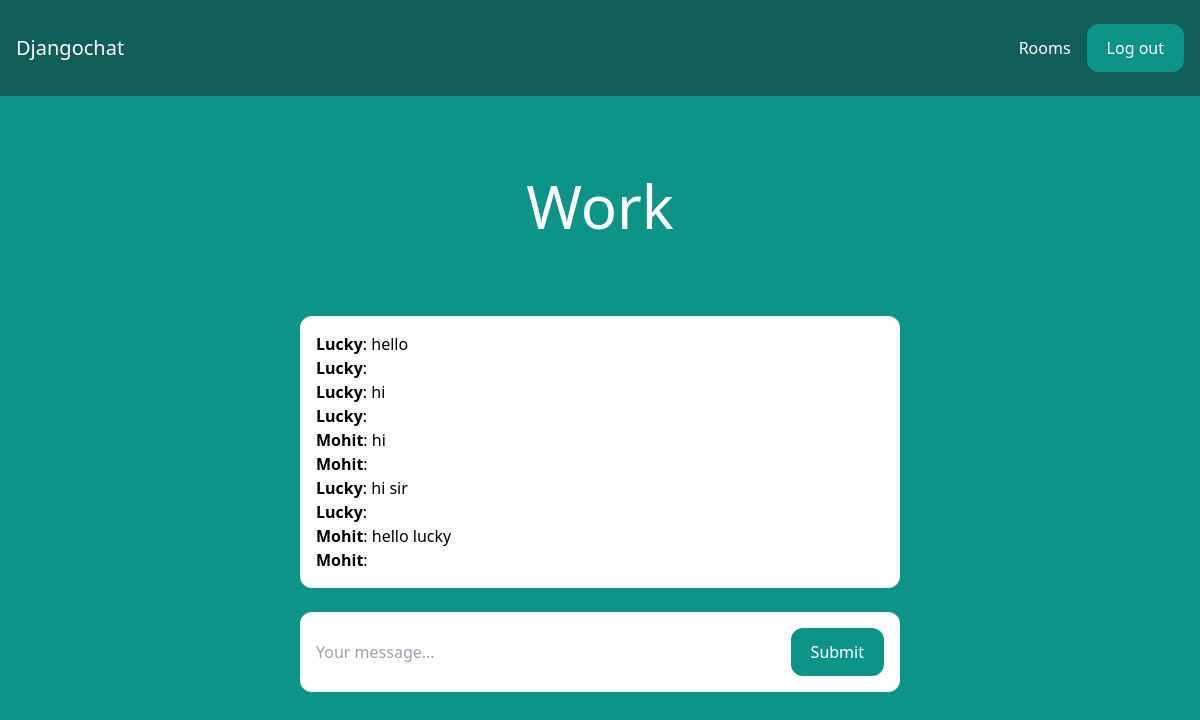
The app's page /rooms/work/ (signed in) with its own data.
### room/models.py (models this page shows)
class Room(models.Model):
    name = models.CharField(max_length=255)
    slug = models.SlugField(unique=True)

class Message(models.Model):
    room = models.ForeignKey(Room, related_name='messages', on_delete=models.CASCADE)
    user = models.ForeignKey(User, related_name='messages', on_delete=models.CASCADE)
    content = models.TextField()
    date_added = models.DateTimeField(auto_now_add=True)
    class Meta:
        ordering = ('date_added',)

### room/views.py (the view)
# urls.py: path('rooms/', include('room.urls')),
@login_required
def room(request, slug):
    room = Room.objects.get(slug=slug)
    messages = Message.objects.filter(room=room)[0:25]
    return render(request, 'room/room.html', {'room': room, 'messages': messages})

### room/templates/room/room.html (shortened to what this page needs)
{% extends 'core/base.html' %}
{% block content %}
<div class="p-10 lg:p-20 text-center">
    <h1 class="text-3xl lg:text-6xl text-white">{{ room.name }}</h1>
</div>
<div class="lg:w-2/4 mx-4 lg:mx-auto p-4 bg-white rounded-xl">
    <div class="chat-messages space-y-3" id="chat-messages">
        {% for m in messages %}<b>{{ m.user.username }}</b>: {{ m.content }}<br>{% endfor %}
    </div>
</div>
<div class="lg:w-2/4 mt-6 mx-4 lg:mx-auto p-4 bg-white rounded-xl">
    <form method="post" action="." class="flex">
        <input type="text" name="content" class="flex-1 mr-3" placeholder="Your message..." id="chat-message-input">
        <button
            class="px-5 py-3 rounded-xl text-white bg-teal-600 hover:bg-teal-700"
            id="chat-message-submit"
        >Submit</button>
    </form>
</div>
{% endblock %}

### core/templates/core/base.html (shortened to what this page needs)
<!DOCTYPE html>
<html>
    <head>
        <script src="https://cdn.tailwindcss.com"></script>
    </head>
    <body class="bg-teal-600">
        <nav class="flex items-center justify-between px-4 py-6 bg-teal-800">
            <div>
                <a href="/" class="text-xl text-white">Djangochat</a>
            </div>
            <div class="flex items-center space-x-4">
                {% if request.user.is_authenticated %}
                    <a href="/rooms/" class="text-white hover:text-gray-200">Rooms</a>
                    <a href="/logout/" class="px-5 py-3 rounded-xl text-white bg-teal-600 hover:bg-teal-700">Log out</a>
                {% else %}
                    <a href="/login/" class="text-white hover:text-gray-200">Log in</a>
                    <a href="/signup/" class="px-5 py-3 rounded-xl text-white bg-teal-600 hover:bg-teal-700">Sign up</a>
                {% endif %}
            </div>
        </nav>
        {% block content %}
        {% endblock %}
    </body>
</html>

### records on screen
Room: name "Work"
Message: user.username "Lucky", content "hello"
Message: user.username "Lucky"
Message: user.username "Lucky", content "hi"
Message: user.username "Lucky"
Message: user.username "Mohit", content "hi"
Message: user.username "Mohit"
Message: user.username "Lucky", content "hi sir"
Message: user.username "Lucky"
Message: user.username "Mohit", content "hello lucky"
Message: user.username "Mohit"
